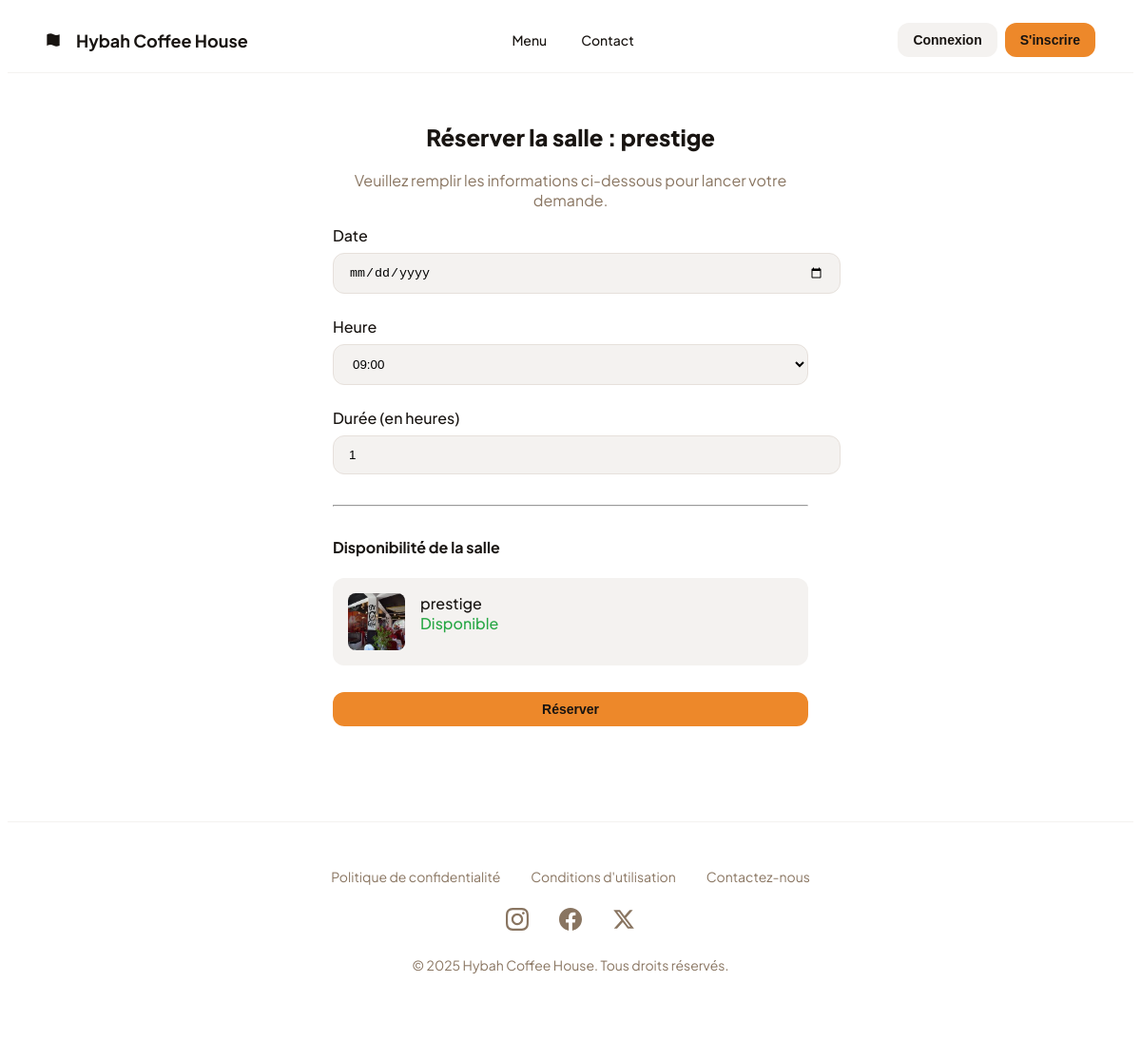
Page /salles/1/ on the committed database.
### salles/models.py (models this page shows, shortened)
class Salle(models.Model):
    HOMMES = 'H'
    FEMMES = 'F'
    CATEGORIE_CHOICES = [
        (HOMMES, 'Salle pour Hommes'),
        (FEMMES, 'Salle pour Femmes'),
    ]
    nom = models.CharField(max_length=100)
    description = models.TextField()
    capacite = models.IntegerField()
    categorie = models.CharField(
        max_length=1,
        choices=CATEGORIE_CHOICES,
    )
    photo = models.ImageField(
        upload_to='photos_salles/', # Les images iront dans le dossier media/photos_salles/
        null=True,                  # Le champ peut être vide
        blank=True                  # Le champ n'est pas obligatoire dans les formulaires
    )
    prix_par_heure = models.DecimalField(max_digits=6, decimal_places=2)

### salles/views.py (the view, shortened to what this page needs)
# urls.py: path('<int:salle_id>/', views.detail_salle, name='detail_salle'),
def detail_salle(request, salle_id):
    salle = get_object_or_404(Salle, pk=salle_id)
    reservations_confirmees = Reservation.objects.filter(
        salle=salle,
        statut=Reservation.CONFIRMEE,
        date_reservation__gte=date.today()
    )
    creneaux_reserves = {}
    if request.method == 'POST':
        form = ReservationForm(request.POST)
        if form.is_valid():
            if not request.user.is_authenticated:
                return redirect('connexion')
            date_demandee = form.cleaned_data['date_reservation']
            heure_demandee_str = form.cleaned_data['heure_debut']
            heure_demandee = datetime.strptime(heure_demandee_str, '%H:%M').time()
            duree = form.cleaned_data['duree_heures']
            conflit = False
            for i in range(duree):
                creneau_a_verifier = (datetime.combine(date.today(), heure_demandee) + timedelta(hours=i)).time()
                creneau_a_verifier_str = creneau_a_verifier.strftime('%H:%M')
                date_demandee_str = date_demandee.strftime('%Y-%m-%d')
                if creneaux_reserves.get(date_demandee_str) and creneau_a_verifier_str in creneaux_reserves[date_demandee_str]:
                    conflit = True
                    break
            if conflit:
                form.add_error('heure_debut', f"Le créneau commençant à {heure_demandee_str} est déjà pris ou en conflit.")
            else:
                prix_total_calcule = salle.prix_par_heure * duree
                Reservation.objects.create(
                    salle=salle,
                    utilisateur=request.user,
                    date_reservation=date_demandee,
                    heure_debut=heure_demandee,
                    duree_heures=duree,
                    prix_total=prix_total_calcule,
                    type_reservation=Reservation.TYPE_SALLE,
                )
                context_confirmation = {'salle': salle, 'date': date_demandee, 'duree': duree, 'heure': heure_demandee_str}
                return render(request, 'salles/confirmation_reservation.html', context_confirmation)
    else:
        form = ReservationForm()
    context = {
            'salle': salle,
            'form': form,
            'creneaux_reserves': creneaux_reserves,
        }
    return render(request, 'salles/detail_salle.html', context)

### salles/forms.py
class ReservationForm(forms.Form):
    date_reservation = forms.DateField(
        label="Date de la réservation",
        widget=forms.DateInput(attrs={'type': 'date'})
    )
    heure_debut = forms.ChoiceField(
        label="Heure de début",
        choices=HEURE_CHOICES,
        widget=forms.Select()
    )
    duree_heures = forms.IntegerField(
        label="Durée de la location (en heures)",
        min_value=1,
        initial=1
    )

### salles/templates/salles/detail_salle.html (shortened to what this page needs)
{% extends 'base.html' %}
{% load static %}
{% block content %}
<div class="form-container">
    <h2>Réserver la salle : {{ salle.nom }}</h2>
    <p style="color: var(--text-muted-color);">Veuillez remplir les informations ci-dessous pour lancer votre demande.</p>
    <form method="post" style="text-align: left; background-color: transparent; border: none; box-shadow: none; padding: 0;">
        <div class="form-group">
            <label for="{{ form.date_reservation.id_for_label }}">Date</label>
            {{ form.date_reservation }}
        </div>
        <div class="form-group">
            <label for="{{ form.heure_debut.id_for_label }}">Heure</label>
            {{ form.heure_debut }}
        </div>
        <div class="form-group">
            <label for="{{ form.duree_heures.id_for_label }}">Durée (en heures)</label>
            {{ form.duree_heures }}
        </div>
        <hr style="margin: 2rem 0;">
        <h4>Disponibilité de la salle</h4>
        <div class="availability-card">
            {% if salle.photo %}
                <img src="{{ salle.photo.url }}" alt="{{ salle.nom }}">
            {% else %}
                <img src="https://via.placeholder.com/60x60.png?text=Salle" alt="Image indisponible">
            {% endif %}
            <div>
                <p>{{ salle.nom }}</p>
                <p class="status-disponible">Disponible</p>
            </div>
        </div>
        <button type="submit" class="btn btn-primary" style="width: 100%; margin-top: 1rem;">Réserver</button>
    </form>
</div>
{% endblock %}

### comptes/static/comptes/style.css (style rules this page uses)
:root { --primary-color: #ed882a; --dark-color: #181411; --light-gray-color: #f4f2f0; --text-color: #181411; --text-muted-color: #897561; }
body { font-family: 'Plus Jakarta Sans', 'Noto Sans', sans-serif; color: var(--text-color); background-color: #FFFFFF; }
h1, h2, h3 { font-weight: 800; }
.btn { display: inline-flex; align-items: center; justify-content: center; padding: 0.625rem 1rem; border-radius: 0.75rem; font-weight: 700; font-size: 0.875rem; border: none; cursor: pointer; transition: background-color 0.2s; }
.btn-primary { background-color: var(--primary-color); color: var(--dark-color); }
.form-container { max-width: 500px; margin: 2rem auto; text-align: center; }
.form-group { margin-bottom: 1.5rem; text-align: left; }
.form-group label { display: block; font-weight: 500; margin-bottom: 0.5rem; }
.form-group input, .form-group select { width: 100%; padding: 0.75rem 1rem; border: 1px solid #e6e0db; border-radius: 0.75rem; background-color: var(--light-gray-color); }
.availability-card { display: flex; gap: 1rem; padding: 1rem; border-radius: 0.75rem; background-color: var(--light-gray-color); margin-bottom: 0.75rem; }
.availability-card img { width: 60px; height: 60px; object-fit: cover; border-radius: 0.5rem; }
.availability-card p { margin: 0; font-weight: 500; }
.availability-card .status-disponible { color: #28a745; }

### rows in the picture
Salle: nom "prestige", photo (picture)
